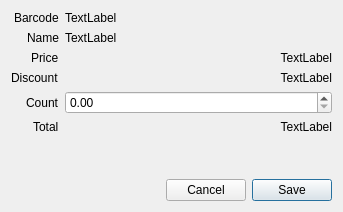
<?xml version="1.0" encoding="UTF-8"?>
<ui version="4.0">
 <class>ReturnItemAddDialog</class>
 <widget class="QDialog" name="ReturnItemAddDialog">
  <property name="geometry">
   <rect>
    <x>0</x>
    <y>0</y>
    <width>343</width>
    <height>212</height>
   </rect>
  </property>
  <property name="windowTitle">
   <string>Add Return Item</string>
  </property>
  <layout class="QVBoxLayout" name="verticalLayout">
   <item>
    <layout class="QFormLayout" name="formLayout">
     <property name="labelAlignment">
      <set>Qt::AlignRight|Qt::AlignTrailing|Qt::AlignVCenter</set>
     </property>
     <item row="0" column="0">
      <widget class="QLabel" name="label">
       <property name="text">
        <string>Barcode</string>
       </property>
      </widget>
     </item>
     <item row="1" column="0">
      <widget class="QLabel" name="label_2">
       <property name="text">
        <string>Name</string>
       </property>
      </widget>
     </item>
     <item row="4" column="0">
      <widget class="QLabel" name="label_3">
       <property name="text">
        <string>Count</string>
       </property>
      </widget>
     </item>
     <item row="0" column="1">
      <widget class="QLabel" name="labelBarcode">
       <property name="text">
        <string>TextLabel</string>
       </property>
      </widget>
     </item>
     <item row="1" column="1">
      <widget class="QLabel" name="labelName">
       <property name="text">
        <string>TextLabel</string>
       </property>
      </widget>
     </item>
     <item row="4" column="1">
      <widget class="QDoubleSpinBox" name="doubleCount">
       <property name="maximum">
        <double>1000000.000000000000000</double>
       </property>
      </widget>
     </item>
     <item row="3" column="0">
      <widget class="QLabel" name="label_4">
       <property name="text">
        <string>Discount</string>
       </property>
      </widget>
     </item>
     <item row="3" column="1">
      <widget class="QLabel" name="labelDiscount">
       <property name="text">
        <string>TextLabel</string>
       </property>
       <property name="alignment">
        <set>Qt::AlignRight|Qt::AlignTrailing|Qt::AlignVCenter</set>
       </property>
      </widget>
     </item>
     <item row="2" column="0">
      <widget class="QLabel" name="label_7">
       <property name="text">
        <string>Price</string>
       </property>
      </widget>
     </item>
     <item row="2" column="1">
      <widget class="QLabel" name="labelPrice">
       <property name="text">
        <string>TextLabel</string>
       </property>
       <property name="alignment">
        <set>Qt::AlignRight|Qt::AlignTrailing|Qt::AlignVCenter</set>
       </property>
      </widget>
     </item>
     <item row="5" column="1">
      <widget class="QLabel" name="labelTotal">
       <property name="text">
        <string>TextLabel</string>
       </property>
       <property name="alignment">
        <set>Qt::AlignRight|Qt::AlignTrailing|Qt::AlignVCenter</set>
       </property>
      </widget>
     </item>
     <item row="5" column="0">
      <widget class="QLabel" name="label_5">
       <property name="text">
        <string>Total</string>
       </property>
      </widget>
     </item>
    </layout>
   </item>
   <item>
    <spacer name="verticalSpacer">
     <property name="orientation">
      <enum>Qt::Vertical</enum>
     </property>
     <property name="sizeHint" stdset="0">
      <size>
       <width>20</width>
       <height>40</height>
      </size>
     </property>
    </spacer>
   </item>
   <item>
    <layout class="QHBoxLayout" name="horizontalLayout">
     <item>
      <spacer name="horizontalSpacer">
       <property name="orientation">
        <enum>Qt::Horizontal</enum>
       </property>
       <property name="sizeHint" stdset="0">
        <size>
         <width>40</width>
         <height>20</height>
        </size>
       </property>
      </spacer>
     </item>
     <item>
      <widget class="QPushButton" name="pushCancel">
       <property name="text">
        <string>Cancel</string>
       </property>
       <property name="autoDefault">
        <bool>false</bool>
       </property>
      </widget>
     </item>
     <item>
      <widget class="QPushButton" name="pushSave">
       <property name="text">
        <string>Save</string>
       </property>
       <property name="default">
        <bool>true</bool>
       </property>
      </widget>
     </item>
    </layout>
   </item>
  </layout>
 </widget>
 <resources/>
 <connections>
  <connection>
   <sender>pushCancel</sender>
   <signal>clicked()</signal>
   <receiver>ReturnItemAddDialog</receiver>
   <slot>close()</slot>
   <hints>
    <hint type="sourcelabel">
     <x>273</x>
     <y>259</y>
    </hint>
    <hint type="destinationlabel">
     <x>231</x>
     <y>173</y>
    </hint>
   </hints>
  </connection>
 </connections>
</ui>
